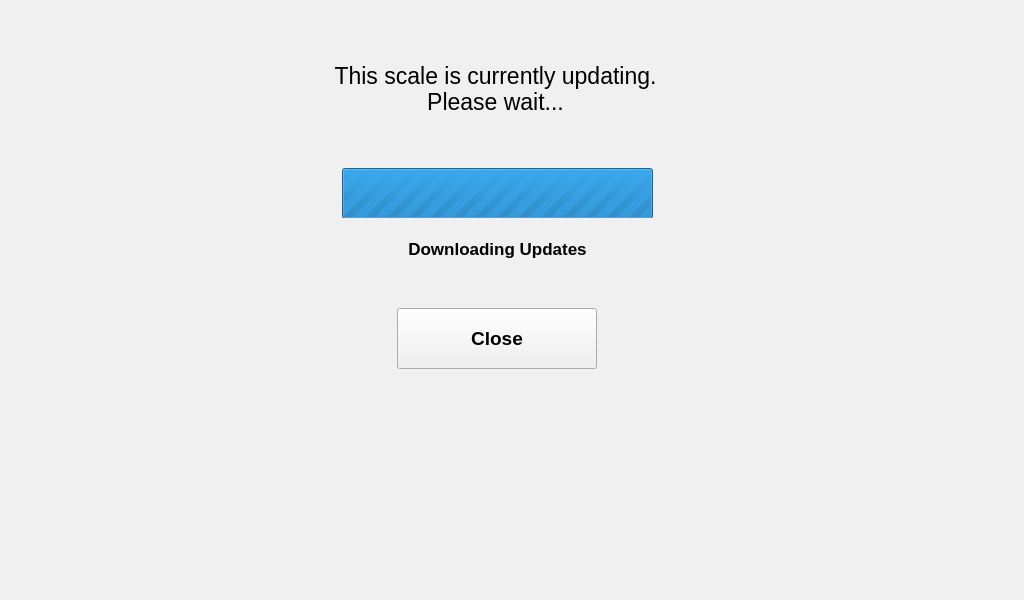
<?xml version="1.0" encoding="UTF-8"?>
<ui version="4.0">
 <class>updateNow</class>
 <widget class="QWidget" name="updateNow">
  <property name="geometry">
   <rect>
    <x>0</x>
    <y>0</y>
    <width>1024</width>
    <height>600</height>
   </rect>
  </property>
  <property name="font">
   <font>
    <pointsize>22</pointsize>
   </font>
  </property>
  <property name="windowTitle">
   <string>Form</string>
  </property>
  <widget class="QFrame" name="gbNewProduct">
   <property name="geometry">
    <rect>
     <x>0</x>
     <y>0</y>
     <width>1071</width>
     <height>621</height>
    </rect>
   </property>
   <property name="styleSheet">
    <string notr="true">QWidget#gbNewProduct{
	background-color: rgb(231, 231, 231);
}</string>
   </property>
   <property name="frameShape">
    <enum>QFrame::Box</enum>
   </property>
   <property name="frameShadow">
    <enum>QFrame::Sunken</enum>
   </property>
   <widget class="QFrame" name="frameUpdateNowConfirmation">
    <property name="geometry">
     <rect>
      <x>20</x>
      <y>40</y>
      <width>991</width>
      <height>401</height>
     </rect>
    </property>
    <property name="frameShape">
     <enum>QFrame::NoFrame</enum>
    </property>
    <property name="frameShadow">
     <enum>QFrame::Plain</enum>
    </property>
    <widget class="QLabel" name="label_11">
     <property name="geometry">
      <rect>
       <x>62</x>
       <y>100</y>
       <width>871</width>
       <height>91</height>
      </rect>
     </property>
     <property name="font">
      <font>
       <pointsize>14</pointsize>
       <weight>75</weight>
       <bold>true</bold>
      </font>
     </property>
     <property name="text">
      <string>Do you want to Update the scale now?</string>
     </property>
     <property name="alignment">
      <set>Qt::AlignCenter</set>
     </property>
    </widget>
    <widget class="QPushButton" name="butConfirmYES">
     <property name="geometry">
      <rect>
       <x>300</x>
       <y>205</y>
       <width>161</width>
       <height>61</height>
      </rect>
     </property>
     <property name="font">
      <font>
       <pointsize>14</pointsize>
       <weight>75</weight>
       <bold>true</bold>
      </font>
     </property>
     <property name="text">
      <string>Yes</string>
     </property>
    </widget>
    <widget class="QPushButton" name="butConfirmNO">
     <property name="geometry">
      <rect>
       <x>530</x>
       <y>205</y>
       <width>161</width>
       <height>61</height>
      </rect>
     </property>
     <property name="font">
      <font>
       <pointsize>14</pointsize>
       <weight>75</weight>
       <bold>true</bold>
      </font>
     </property>
     <property name="text">
      <string>No</string>
     </property>
    </widget>
   </widget>
   <widget class="QFrame" name="frameUpdateNow">
    <property name="geometry">
     <rect>
      <x>0</x>
      <y>0</y>
      <width>1024</width>
      <height>600</height>
     </rect>
    </property>
    <property name="sizePolicy">
     <sizepolicy hsizetype="Fixed" vsizetype="Fixed">
      <horstretch>0</horstretch>
      <verstretch>0</verstretch>
     </sizepolicy>
    </property>
    <property name="minimumSize">
     <size>
      <width>1024</width>
      <height>600</height>
     </size>
    </property>
    <property name="maximumSize">
     <size>
      <width>1024</width>
      <height>600</height>
     </size>
    </property>
    <property name="styleSheet">
     <string notr="true">background-color: rgb(240, 240, 240);
border-color: rgb(103, 103, 103);</string>
    </property>
    <property name="frameShape">
     <enum>QFrame::NoFrame</enum>
    </property>
    <property name="frameShadow">
     <enum>QFrame::Plain</enum>
    </property>
    <property name="lineWidth">
     <number>5</number>
    </property>
    <widget class="QLabel" name="lblUpdateNowStatus">
     <property name="geometry">
      <rect>
       <x>20</x>
       <y>38</y>
       <width>951</width>
       <height>101</height>
      </rect>
     </property>
     <property name="font">
      <font>
       <pointsize>17</pointsize>
      </font>
     </property>
     <property name="text">
      <string>This scale is currently updating.
Please wait...</string>
     </property>
     <property name="alignment">
      <set>Qt::AlignCenter</set>
     </property>
    </widget>
    <widget class="QPushButton" name="butCloseUpdateNow">
     <property name="geometry">
      <rect>
       <x>397</x>
       <y>308</y>
       <width>200</width>
       <height>61</height>
      </rect>
     </property>
     <property name="font">
      <font>
       <pointsize>14</pointsize>
       <weight>75</weight>
       <bold>true</bold>
      </font>
     </property>
     <property name="text">
      <string>Close</string>
     </property>
    </widget>
    <widget class="QProgressBar" name="pBarDataXfer">
     <property name="geometry">
      <rect>
       <x>342</x>
       <y>168</y>
       <width>311</width>
       <height>51</height>
      </rect>
     </property>
     <property name="sizePolicy">
      <sizepolicy hsizetype="Fixed" vsizetype="Fixed">
       <horstretch>41</horstretch>
       <verstretch>0</verstretch>
      </sizepolicy>
     </property>
     <property name="minimumSize">
      <size>
       <width>311</width>
       <height>51</height>
      </size>
     </property>
     <property name="maximumSize">
      <size>
       <width>311</width>
       <height>51</height>
      </size>
     </property>
     <property name="maximum">
      <number>0</number>
     </property>
     <property name="value">
      <number>-1</number>
     </property>
     <property name="alignment">
      <set>Qt::AlignCenter</set>
     </property>
    </widget>
    <widget class="QLabel" name="lblDataXfer">
     <property name="geometry">
      <rect>
       <x>22</x>
       <y>218</y>
       <width>951</width>
       <height>61</height>
      </rect>
     </property>
     <property name="font">
      <font>
       <pointsize>13</pointsize>
       <weight>75</weight>
       <bold>true</bold>
      </font>
     </property>
     <property name="styleSheet">
      <string notr="true">color: rgb(0,0,0);</string>
     </property>
     <property name="text">
      <string notr="true">Downloading Updates</string>
     </property>
     <property name="alignment">
      <set>Qt::AlignCenter</set>
     </property>
    </widget>
   </widget>
  </widget>
 </widget>
 <resources/>
 <connections/>
</ui>
